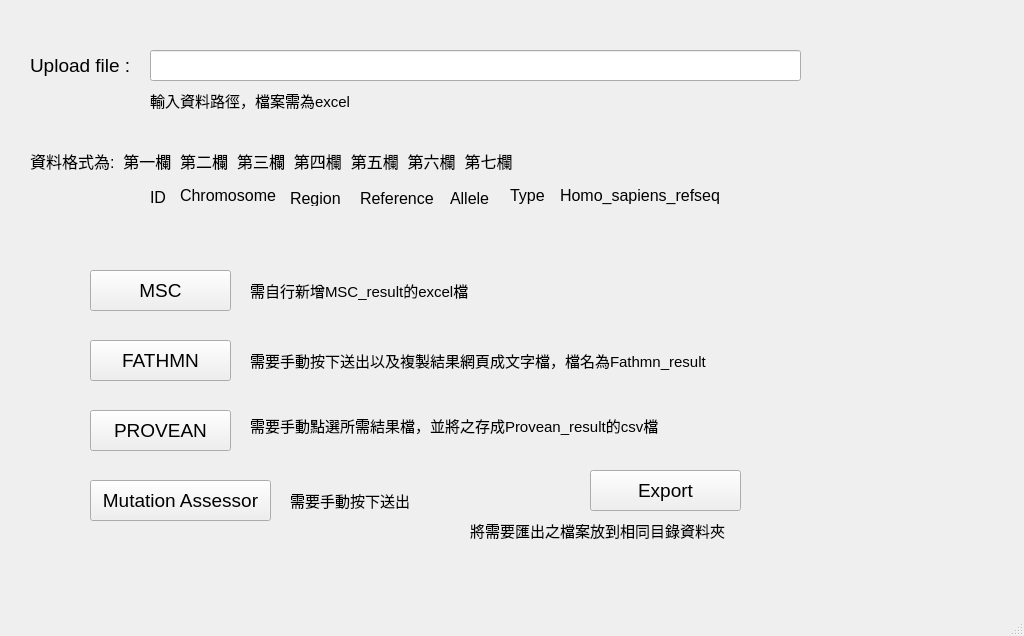
<?xml version="1.0" encoding="UTF-8"?>
<ui version="4.0">
 <class>MainWindow</class>
 <widget class="QMainWindow" name="MainWindow">
  <property name="geometry">
   <rect>
    <x>0</x>
    <y>0</y>
    <width>1024</width>
    <height>636</height>
   </rect>
  </property>
  <property name="windowTitle">
   <string>MainWindow</string>
  </property>
  <widget class="QWidget" name="centralwidget">
   <widget class="QLabel" name="label">
    <property name="geometry">
     <rect>
      <x>30</x>
      <y>50</y>
      <width>111</width>
      <height>31</height>
     </rect>
    </property>
    <property name="font">
     <font>
      <pointsize>14</pointsize>
     </font>
    </property>
    <property name="text">
     <string>Upload file : </string>
    </property>
   </widget>
   <widget class="QLineEdit" name="file_path">
    <property name="geometry">
     <rect>
      <x>150</x>
      <y>50</y>
      <width>651</width>
      <height>31</height>
     </rect>
    </property>
   </widget>
   <widget class="QLabel" name="label_2">
    <property name="geometry">
     <rect>
      <x>30</x>
      <y>140</y>
      <width>651</width>
      <height>41</height>
     </rect>
    </property>
    <property name="font">
     <font>
      <pointsize>12</pointsize>
     </font>
    </property>
    <property name="text">
     <string>資料格式為:  第一欄  第二欄  第三欄  第四欄  第五欄  第六欄  第七欄</string>
    </property>
   </widget>
   <widget class="QLabel" name="label_3">
    <property name="geometry">
     <rect>
      <x>150</x>
      <y>190</y>
      <width>58</width>
      <height>15</height>
     </rect>
    </property>
    <property name="font">
     <font>
      <pointsize>12</pointsize>
     </font>
    </property>
    <property name="text">
     <string>ID</string>
    </property>
   </widget>
   <widget class="QLabel" name="label_4">
    <property name="geometry">
     <rect>
      <x>180</x>
      <y>180</y>
      <width>111</width>
      <height>31</height>
     </rect>
    </property>
    <property name="font">
     <font>
      <pointsize>12</pointsize>
     </font>
    </property>
    <property name="text">
     <string>Chromosome</string>
    </property>
   </widget>
   <widget class="QLabel" name="label_5">
    <property name="geometry">
     <rect>
      <x>290</x>
      <y>190</y>
      <width>61</width>
      <height>16</height>
     </rect>
    </property>
    <property name="font">
     <font>
      <pointsize>12</pointsize>
     </font>
    </property>
    <property name="text">
     <string>Region</string>
    </property>
   </widget>
   <widget class="QLabel" name="label_6">
    <property name="geometry">
     <rect>
      <x>360</x>
      <y>190</y>
      <width>81</width>
      <height>16</height>
     </rect>
    </property>
    <property name="font">
     <font>
      <pointsize>12</pointsize>
     </font>
    </property>
    <property name="text">
     <string>Reference</string>
    </property>
   </widget>
   <widget class="QLabel" name="label_7">
    <property name="geometry">
     <rect>
      <x>450</x>
      <y>190</y>
      <width>51</width>
      <height>16</height>
     </rect>
    </property>
    <property name="font">
     <font>
      <pointsize>12</pointsize>
     </font>
    </property>
    <property name="text">
     <string>Allele</string>
    </property>
   </widget>
   <widget class="QLabel" name="label_8">
    <property name="geometry">
     <rect>
      <x>510</x>
      <y>180</y>
      <width>61</width>
      <height>31</height>
     </rect>
    </property>
    <property name="font">
     <font>
      <pointsize>12</pointsize>
     </font>
    </property>
    <property name="text">
     <string>Type</string>
    </property>
   </widget>
   <widget class="QLabel" name="label_9">
    <property name="geometry">
     <rect>
      <x>560</x>
      <y>180</y>
      <width>181</width>
      <height>31</height>
     </rect>
    </property>
    <property name="font">
     <font>
      <pointsize>12</pointsize>
     </font>
    </property>
    <property name="text">
     <string>Homo_sapiens_refseq</string>
    </property>
   </widget>
   <widget class="QLabel" name="label_10">
    <property name="geometry">
     <rect>
      <x>150</x>
      <y>90</y>
      <width>251</width>
      <height>21</height>
     </rect>
    </property>
    <property name="font">
     <font>
      <pointsize>11</pointsize>
     </font>
    </property>
    <property name="text">
     <string>輸入資料路徑，檔案需為excel</string>
    </property>
   </widget>
   <widget class="QPushButton" name="Download">
    <property name="geometry">
     <rect>
      <x>590</x>
      <y>470</y>
      <width>151</width>
      <height>41</height>
     </rect>
    </property>
    <property name="font">
     <font>
      <pointsize>14</pointsize>
     </font>
    </property>
    <property name="text">
     <string>Export</string>
    </property>
   </widget>
   <widget class="QPushButton" name="MSC">
    <property name="geometry">
     <rect>
      <x>90</x>
      <y>270</y>
      <width>141</width>
      <height>41</height>
     </rect>
    </property>
    <property name="font">
     <font>
      <pointsize>14</pointsize>
     </font>
    </property>
    <property name="text">
     <string>MSC</string>
    </property>
   </widget>
   <widget class="QPushButton" name="FATHMN">
    <property name="geometry">
     <rect>
      <x>90</x>
      <y>340</y>
      <width>141</width>
      <height>41</height>
     </rect>
    </property>
    <property name="font">
     <font>
      <pointsize>14</pointsize>
     </font>
    </property>
    <property name="text">
     <string>FATHMN</string>
    </property>
   </widget>
   <widget class="QPushButton" name="PROVEAN">
    <property name="geometry">
     <rect>
      <x>90</x>
      <y>410</y>
      <width>141</width>
      <height>41</height>
     </rect>
    </property>
    <property name="font">
     <font>
      <pointsize>14</pointsize>
     </font>
    </property>
    <property name="text">
     <string>PROVEAN</string>
    </property>
   </widget>
   <widget class="QPushButton" name="Mutation">
    <property name="geometry">
     <rect>
      <x>90</x>
      <y>480</y>
      <width>181</width>
      <height>41</height>
     </rect>
    </property>
    <property name="font">
     <font>
      <pointsize>14</pointsize>
     </font>
    </property>
    <property name="text">
     <string>Mutation Assessor</string>
    </property>
   </widget>
   <widget class="QLabel" name="label_11">
    <property name="geometry">
     <rect>
      <x>250</x>
      <y>350</y>
      <width>541</width>
      <height>21</height>
     </rect>
    </property>
    <property name="font">
     <font>
      <pointsize>11</pointsize>
     </font>
    </property>
    <property name="text">
     <string>需要手動按下送出以及複製結果網頁成文字檔，檔名為Fathmn_result</string>
    </property>
   </widget>
   <widget class="QLabel" name="label_12">
    <property name="geometry">
     <rect>
      <x>290</x>
      <y>490</y>
      <width>211</width>
      <height>21</height>
     </rect>
    </property>
    <property name="font">
     <font>
      <pointsize>11</pointsize>
     </font>
    </property>
    <property name="text">
     <string>需要手動按下送出</string>
    </property>
   </widget>
   <widget class="QLabel" name="label_13">
    <property name="geometry">
     <rect>
      <x>250</x>
      <y>415</y>
      <width>501</width>
      <height>21</height>
     </rect>
    </property>
    <property name="font">
     <font>
      <pointsize>11</pointsize>
     </font>
    </property>
    <property name="text">
     <string>需要手動點選所需結果檔，並將之存成Provean_result的csv檔</string>
    </property>
   </widget>
   <widget class="QLabel" name="label_14">
    <property name="geometry">
     <rect>
      <x>250</x>
      <y>280</y>
      <width>461</width>
      <height>21</height>
     </rect>
    </property>
    <property name="font">
     <font>
      <pointsize>11</pointsize>
     </font>
    </property>
    <property name="text">
     <string>需自行新增MSC_result的excel檔</string>
    </property>
   </widget>
   <widget class="QLabel" name="label_15">
    <property name="geometry">
     <rect>
      <x>470</x>
      <y>520</y>
      <width>321</width>
      <height>21</height>
     </rect>
    </property>
    <property name="font">
     <font>
      <pointsize>11</pointsize>
     </font>
    </property>
    <property name="text">
     <string>將需要匯出之檔案放到相同目錄資料夾</string>
    </property>
   </widget>
  </widget>
  <widget class="QMenuBar" name="menubar">
   <property name="geometry">
    <rect>
     <x>0</x>
     <y>0</y>
     <width>1024</width>
     <height>25</height>
    </rect>
   </property>
  </widget>
  <widget class="QStatusBar" name="statusbar"/>
 </widget>
 <resources/>
 <connections/>
</ui>
